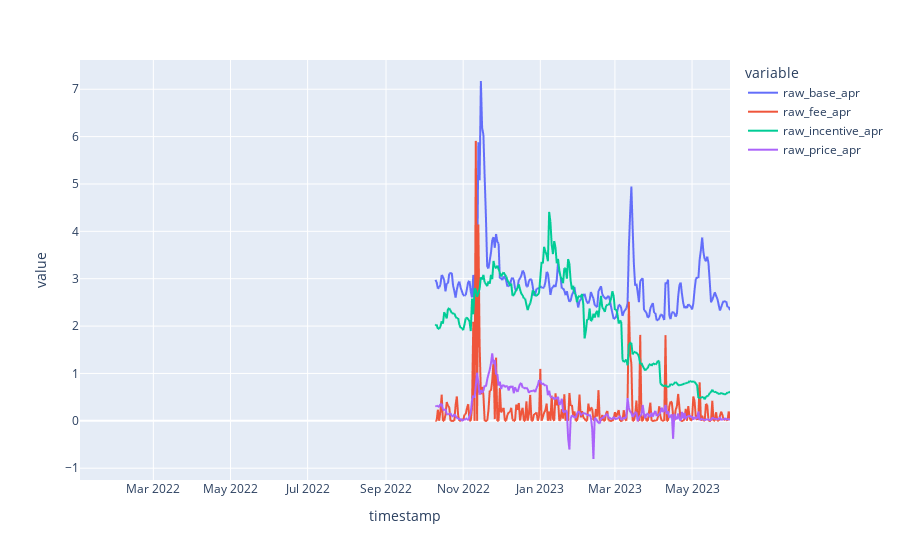

The notebook cell this image was saved under:
### Code cell
px.line(stETH_eth_apr_df[['raw_base_apr', 'raw_fee_apr', 'raw_incentive_apr', 'raw_price_apr']])

### Figure 1 — Plotly figure (JSON) as saved in the notebook; plotly's stock layout.template omitted (floating-point values rounded to 4 significant figures; data arrays with more than 128 entries replaced by an {"elided": "..."} marker saying what was removed)
{"data": [{"hovertemplate": "variable=raw_base_apr<br>timestamp=%{x}<br>value=%{y}<extra></extra>", "legendgroup": "raw_base_apr", "line": {"color": "#636efa", "dash": "solid"}, "marker": {"symbol": "circle"}, "mode": "lines", "name": "raw_base_apr", "showlegend": true, "type": "scattergl", "x": {"elided": "515 str values"}, "xaxis": "x", "y": {"elided": "515 float values"}, "yaxis": "y"}, {"hovertemplate": "variable=raw_fee_apr<br>timestamp=%{x}<br>value=%{y}<extra></extra>", "legendgroup": "raw_fee_apr", "line": {"color": "#EF553B", "dash": "solid"}, "marker": {"symbol": "circle"}, "mode": "lines", "name": "raw_fee_apr", "showlegend": true, "type": "scattergl", "x": {"elided": "515 str values"}, "xaxis": "x", "y": {"elided": "515 float values"}, "yaxis": "y"}, {"hovertemplate": "variable=raw_incentive_apr<br>timestamp=%{x}<br>value=%{y}<extra></extra>", "legendgroup": "raw_incentive_apr", "line": {"color": "#00cc96", "dash": "solid"}, "marker": {"symbol": "circle"}, "mode": "lines", "name": "raw_incentive_apr", "showlegend": true, "type": "scattergl", "x": {"elided": "515 str values"}, "xaxis": "x", "y": {"elided": "515 float values"}, "yaxis": "y"}, {"hovertemplate": "variable=raw_price_apr<br>timestamp=%{x}<br>value=%{y}<extra></extra>", "legendgroup": "raw_price_apr", "line": {"color": "#ab63fa", "dash": "solid"}, "marker": {"symbol": "circle"}, "mode": "lines", "name": "raw_price_apr", "showlegend": true, "type": "scattergl", "x": {"elided": "515 str values"}, "xaxis": "x", "y": {"elided": "515 float values"}, "yaxis": "y"}], "layout": {"legend": {"title": {"text": "variable"}, "tracegroupgap": 0}, "margin": {"t": 60}, "xaxis": {"anchor": "y", "domain": [0, 1], "title": {"text": "timestamp"}}, "yaxis": {"anchor": "x", "domain": [0, 1], "title": {"text": "value"}}}}
